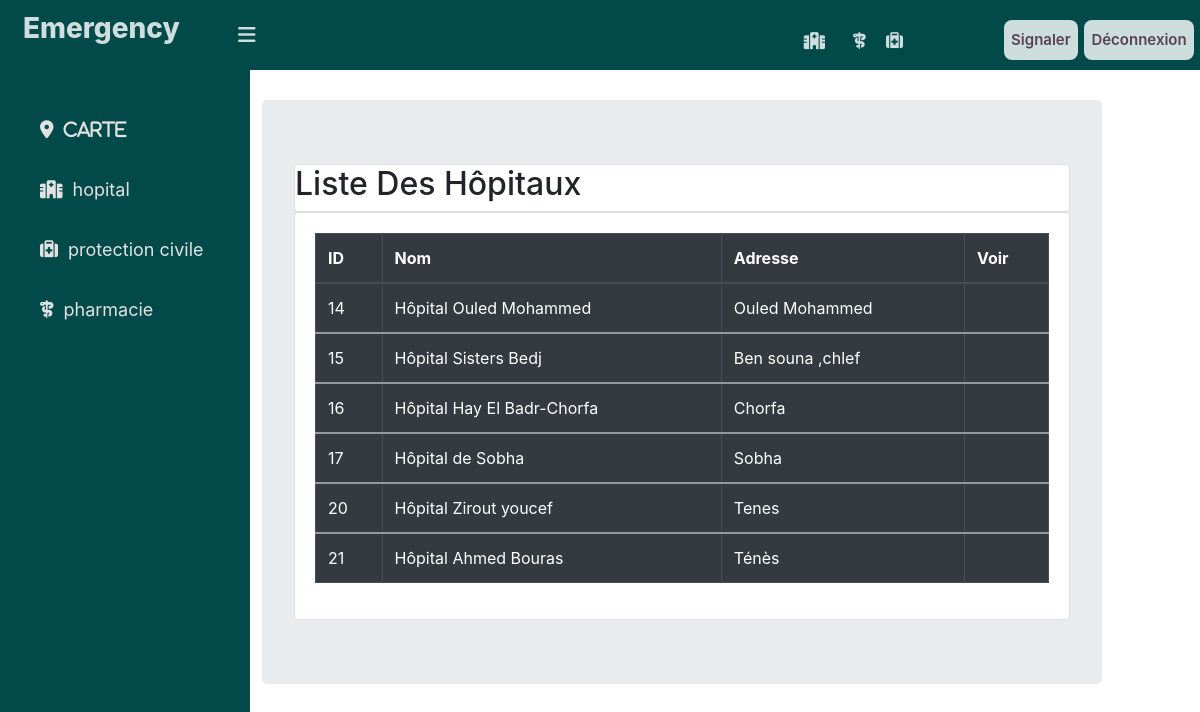
Screenshot of /listeh.php (signed in) with the database file from the repository.
### tables this page shows
CREATE TABLE `agences` (
  `id` int(11) NOT NULL,
  `nom` varchar(50) NOT NULL,
  `lat` decimal(10,8) NOT NULL,
  `lon` decimal(10,8) NOT NULL,
  `description` varchar(100) NOT NULL,
  `adresse` varchar(50) NOT NULL,
  `type` varchar(20) NOT NULL
);

### listeh.php (the view, shortened to what this page needs)
<?php
include "us.php";
?>
<div class="listtt">
    <div class="jumbotron">
        <div class="card">
            <h2> Liste Des Hôpitaux</h2>
        </div>
        <div class="card">
            <div class="card-body">
                <?php
                $connection = mysqli_connect("localhost", "root", "");
                $query = "SELECT * FROM agences where type = 'Hôpital'";
                $query_run = mysqli_query($connection, $query);
                ?>
                <table id="datatableid" class="table table-bordered table-dark">
                    <thead>
                        <tr>
                            <th scope="col"> ID</th>
                            <th scope="col">Nom</th>
                            <th scope="col">Adresse</th>
                            <th scope="col"> Voir </th>
                        </tr>
                    </thead>
                    <?php
                    if ($query_run) {
                        foreach ($query_run as $row) {
                    ?>
                            <tbody>
                                <tr>
                                    <td><?php echo $row['id']; ?></td>
                                    <td><?php echo $row['nom']; ?></td>
                                    <td><?php echo $row['adresse']; ?></td>
                                    <td>
                                    </td>
                                </tr>
                            </tbody>
                    <?php
                        }
                    }
                    ?>
                </table>
            </div>
        </div>
    </div>
</div>
</body>
</html>

### us.php (shortened to what this page needs)
<?php
$idusr=$_GET['id'];
?>
<!DOCTYPE html>
<html>
<head>
  <link rel="stylesheet" href="us.css">
  <link rel="stylesheet" href="https://stackpath.bootstrapcdn.com/bootstrap/4.2.1/css/bootstrap.min.css">
  <link rel="stylesheet" href="https://cdn.datatables.net/1.10.18/css/dataTables.bootstrap4.min.css">
</head>
<body>
  <header>
    <label for="check">
      <i class='fa-solid fa-bars' id='menubar'></i>
    </label>
    <div class="larea">
      <h3>Emergency</h3>
    </div>
    <div class="rarea">
      <div class="icn">
        <a href="http://localhost/www/user/listeh.php"><i class="fas fa-hospital-alt"></i></a>&nbsp;&nbsp;&nbsp;&nbsp;&nbsp;&nbsp;
        <a href="http://localhost/www/user/listeph.php"><i class='fa-solid fa-staff-aesculapius'></i></a> &#160;&#160;&#160;
        <a href="http://localhost/www/user/listep.php"><i class="fa fa-medkit"></i></a>
      </div>
    </div>
    <div class="ln">
      <a href="logout.php"> Déconnexion</a>
    </div>
    <button class="sn"><a style="text-decoration:none;color: #56434e;" href="http://localhost/www/user/signale.php?id=<?php echo $idusr; ?>"> Signaler</a> </button>
  </header>
  <div class="sidebar">
    <a href="http://localhost/www/user/map.php?id=<?php echo $idusr;?>"><i class="fa-solid fa-location-dot"><span>carte</span></i></a>
    <a href="http://localhost/www/user/listeh.php?id=<?php echo $idusr;?>"><i class='fas fa-hospital-alt'></i><span>hopital</span></a>
    <a href="http://localhost/www/user/listep.php?id=<?php echo $idusr;?>"><i class='fa fa-medkit'></i><span>protection civile</span></a>
    <a href="http://localhost/www/user/listeph.php?id=<?php echo $idusr;?>"><i class='fa-solid fa-staff-aesculapius'></i><span>pharmacie</span></a>
  </div>

### us.css (style rules this page uses)
header { position: fixed; background: #024949; padding: 23px; width: 100%; height: 70px; margin: 0; }
body { margin: 0; padding: 0; font-size: 20px; font-family: "Roboto", sans-serif; }
.larea h3 { color: #d6e3e3f5; margin-top: -35px; font-size: 28px; font-weight: 800; }
.rarea .icn a { color: #d6e3e3f5; }
.icn { float: right; padding: 5px; margin-top: -30px; margin-right: 269px; font-size: 17px; font-weight: 700; transition: 0.5s; transition-property: background; text-decoration: none; }
.listtt { margin-left: 262px; padding-top: 100px; width: 70%; }
.sidebar { background: #024949; margin-top: 70px; padding-top: 30px; position: fixed; left: 0; width: 250px; height: 100%; transition: 0.5s; transition-property: left; font-size: 18px; }
.sidebar a { color: rgb(226, 226, 226); display: block; width: 100%; line-height: 60px; text-decoration: none; padding-left: 40px; box-sizing: border-box; transition: 0, 5s; transition-property: background; }
.sidebar span { padding-left: 10px; }
label #menubar { z-index: 1; color: #d6e3e3f5; position: fixed; cursor: pointer; left: 238px; font-size: 20px; margin: -8px 0; transition: 0.5s; transition-property: color; }
.jumbotron { padding: 4rem 0rem; }
.ln a { text-decoration: none; display: inline-block; position: relative; float: right; padding: 9px 7px; background: #d6e3e3f5; margin-top: -34px; margin-right: -395px; border-radius: 8px; font-size: 15px; font-weight: 600; color: #56434e; transition: 0.5s; transition-property: background; text-align: center; }
.sn { padding: 9px 7px; background: #d6e3e3f5; text-decoration: none; float: right; margin-top: -34px; margin-right: -279px; border-radius: 8px; font-size: 15px; font-weight: 600; color: #56434e; text-align: center; border: none; }

### rows the page displays
agences: id "14", nom "Hôpital Ouled Mohammed", adresse "Ouled Mohammed"
agences: id "15", nom "Hôpital Sisters Bedj", adresse "Ben souna ,chlef"
agences: id "16", nom "Hôpital Hay El Badr-Chorfa", adresse "Chorfa"
agences: id "17", nom "Hôpital de Sobha", adresse "Sobha"
agences: id "20", nom "Hôpital Zirout youcef", adresse "Tenes"
agences: id "21", nom "Hôpital Ahmed Bouras", adresse "Ténès"
